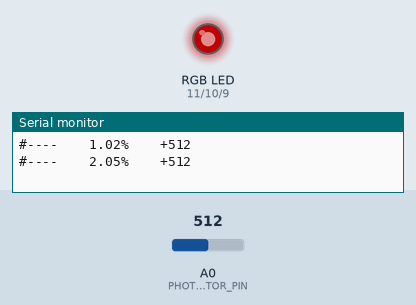
Simulated run of this sketch. Board: Arduino Uno, built with avr-gcc and run on an emulated ATmega328P. Shown: an RGB LED mixed from three pins (HIGH = lit), the last lines printed to the serial monitor. Inputs (shaded band) come from the test bench; at power-on: A0 (PHOTORESISTOR_PIN) = 512. Dim RGB values are drawn brighter than linear.

Above: at 2.97 s.
3.3 s: A0 (PHOTORESISTOR_PIN) set to 65
At 3.81 s:
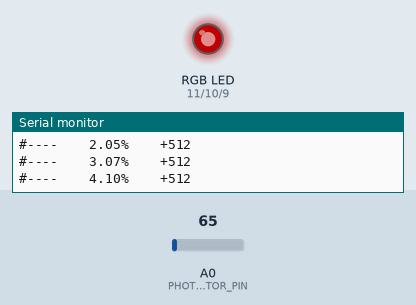
6.3 s: A0 (PHOTORESISTOR_PIN) set to 306
At 10.6 s:
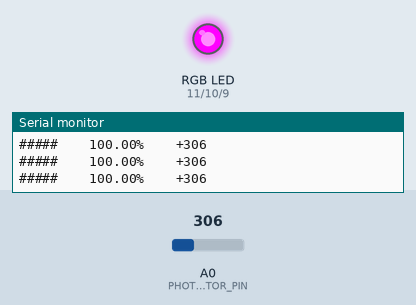
12.3 s: A0 (PHOTORESISTOR_PIN) set to 17
15.3 s: A0 (PHOTORESISTOR_PIN) set to 12
At 16.1 s:
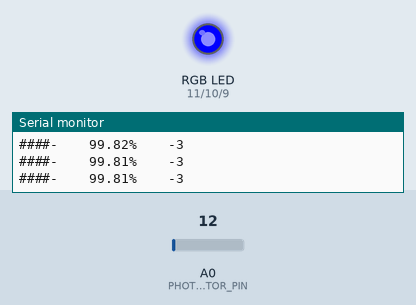
Timing chart, 0 to 18.3 s (numbered marks = the images above; inputs shaded):
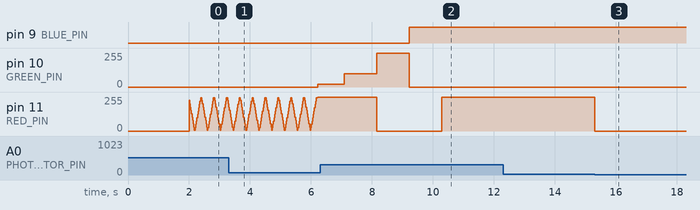

Measured:
- the behaviour switches between 15 and 14 on A0 (PHOTORESISTOR_PIN) (found by bisection; images 2 and 3)
- after the input at 3.3 s, pin 9 (BLUE_PIN): stays LOW (without the input it goes to HIGH after 2.1 s)
- after the input at 6.3 s, pin 9 (BLUE_PIN): LOW → HIGH after 2.9 s; pin 10 (GREEN_PIN): 20/255 → 100/255 after 0.79 s instead of 3.7 s; pin 11 (RED_PIN): 255/255 → 0/255 after 1.9 s, → 255/255 2.1 s later
- after the input at 15.3 s, pin 11 (RED_PIN): 255/255 → 0/255 at once

The sketch:

Battery-Color.ino
```cpp
/*
 * 30 Days - Lost in Space
 * Day 9 - A Better Way to Do Things
 *
 * Learn more at https://learn.inventr.io/adventure
 *
 * Now that we know how to measure our battery charging rate and we know how to display
 * multiple colors with the RGB LED, let's combine those two concepts to display different
 * colors as our battery charges to give a good indication of our current battery state.
 *
 * Alex Eschenauer
 * David Schmidt
 * Greg Lyzenga
 */

/*
 * Arduino concepts introduced/documented in this lesson.
 * - float:   Variable type for decimal numbers that include a decimal point
 * - else if: Control structure for making multiple if decisions together
 *
 * Parts and electronics concepts introduced in this lesson.
 */
#include "Arduino.h"

// Our photoresistor will give us a reading of the current light level on this analog pin
const byte PHOTORESISTOR_PIN = A0;

// RGB LED pins
const byte RED_PIN = 11;
const byte GREEN_PIN = 10;
const byte BLUE_PIN = 9;

const long BATTERY_CAPACITY = 50000;  // Maximum battery capacity


unsigned long makeColor(
  byte red,    // red LED intensity (0-255)
  byte green,  // green LED intensity (0-255)
  byte blue    // blue LED intensity (0-255)
) {
  unsigned long ured = (unsigned long)((unsigned long)red << 16);
  unsigned long ugreen = (unsigned long)((unsigned long)green << 8);
  unsigned long ublue = (unsigned long)blue;

  unsigned long packedColor = ublue | ugreen | ured;
  return packedColor;
}

// Colors
unsigned long NONE = makeColor( 0, 0, 0 );
unsigned long RED = makeColor( 255, 0, 0 );
unsigned long ORANGE = makeColor( 255, 20, 0 );
unsigned long YELLOW = makeColor( 255, 100, 0 );
unsigned long GREEN = makeColor( 0, 255, 0 );
unsigned long BLUE = makeColor( 0, 0, 255 );
unsigned long PURPLE = makeColor( 255, 0, 255 );

/*
 * Display a color on our RGB LED by providing an intensity for
 * our red, green and blue LEDs.
 */

void setup() {
  // Declare the RGB LED pins as outputs:
  pinMode(RED_PIN, OUTPUT);
  pinMode(GREEN_PIN, OUTPUT);
  pinMode(BLUE_PIN, OUTPUT);

  delay(2000);
  Serial.begin(9600);
}

void loop() {
  // Use static because we need this variable to maintain it's value across
  // multiple loop() runs.
  static long battery_level = 0;
  static unsigned long battery_increment = 0;

  battery_increment = analogRead(PHOTORESISTOR_PIN);
  if (battery_increment < 15) {
    battery_level -= (15 - battery_increment);
  } else {
    battery_level += battery_increment;  // Add current "charge amount" to our battery
  }

  // We can't charge the battery higher than it's capacity, set level as full if it goes over
  if (battery_level > BATTERY_CAPACITY) {
    battery_level = BATTERY_CAPACITY;
  }

  if (battery_level < 0) {
    battery_level = 0;
  }

  /*
   * IMPORTANT NOTE:
   * If you perform an operation using integer arithemetic each value is not
   * automatically converted to a floating point (decimal) number.
   *
   * In the calculation below, if we divide the integer battery value by the
   * integer battery capacity (battery_level / BATTERY_CAPACITY) then the result
   * would ALWAYS be 0, even if that 0 gets converted afterwards to a float (0.0).
   *
   * To avoid this, we use the "(float)" declaration before each of our values to
   * instruct the compiler to FIRST convert the value to floating point and then
   * perform the calculation using floating point math.
   *
   * If our current_battery_level is less than the battery capacity the initial
   * calculation gives us a number from 0.0 to 1.0.  We then multiple by 100 to
   * get a percentage value from 0.0 up to 100.0.
   */

  // Calculate Battery percentage
  float percentage = ((float)battery_level / (float)BATTERY_CAPACITY) * 100;

  if (percentage == 100.0) {
    showColor(PURPLE);
    Serial.print("#####");
  } else if (percentage >= 75.0) {
    showColor(BLUE);
    Serial.print("####-");
  } else if (percentage >= 50.0 && percentage < 75.0) {
    showColor(GREEN);
    Serial.print("###--");
  } else if (percentage >= 25.0 && percentage < 50.0) {
    showColor(YELLOW);
    Serial.print("##---");
  } else if (percentage >= 5.0 && percentage < 25.0) {
    showColor(ORANGE);
    Serial.print("#----");
  } else {
    // pulsate(RED, 20);
    prettyPulsate(RED, 0);
    Serial.print("#----");
  }

  Serial.print("    ");
  Serial.print(percentage);  // Display our floating point percentage (like 12.34) WITHOUT a newline
  Serial.print("%    ");
  if (battery_increment < 15) {
    Serial.print("-");
    Serial.println((15 - battery_increment));
  } else {
    Serial.print("+");
    Serial.println(battery_increment);
  }

  delay(20);  // Delay 1/10 of a second
}


// Functions

void displayColorXX(
  unsigned long color
) {
  byte red = (byte)((color & 0xFF0000) >> 16);
  byte green = (byte)((color & 0xFF00) >> 8);
  byte blue = (byte)(color & 0xFF);

  displayColor(red, green, blue);
}

void displayColor(
  byte red_intensity,    // red LED intensity (0-255)
  byte green_intensity,  // green LED intensity (0-255)
  byte blue_intensity    // blue LED intensity (0-255)
) {
  analogWrite(RED_PIN, red_intensity);      // write red LED intensity using PWM
  analogWrite(GREEN_PIN, green_intensity);  // write green LED intensity using PWM
  analogWrite(BLUE_PIN, blue_intensity);    // write blue LED intensity using PWM
}

void showColor(
  unsigned long color
) {
  displayColorXX(color);
}

// Display color functions
void displayColorWithDelay(
  byte red_intensity,    // red LED intensity (0-255)
  byte green_intensity,  // green LED intensity (0-255)
  byte blue_intensity,    // blue LED intensity (0-255)
  unsigned int color_delay
) {
  displayColorXX(makeColor(red_intensity, green_intensity, blue_intensity));
  delay(color_delay);
}

// Transition
void transition(
  byte startColor[],
  byte endColor[],
  byte numSteps
) {
  byte d1 = (startColor[0] - endColor[0]) / numSteps;
  byte d2 = (startColor[1] - endColor[1]) / numSteps;
  byte d3 = (startColor[2] - endColor[2]) / numSteps;

  // Current colors
  byte currentRed = startColor[0];
  byte currentGreen = startColor[1];
  byte currentBlue = startColor[2];

  for (int i = 0; i < numSteps; i++) {
    currentRed = currentRed - d1;
    currentGreen = currentGreen - d2;
    currentBlue = currentBlue - d3;
    displayColorWithDelay(currentRed, currentGreen, currentBlue, 20);
  }
}

void prettyPulsate(
  unsigned long color,
  byte gap
) {
  byte colorValues[] = {
    (byte)((color & 0xFF0000) >> 16),
    (byte)((color & 0xFF00) >> 8),
    (byte)(color & 0xFF)
  };

  byte none[] = { 0, 0, 0 };

  transition(colorValues, none, 10);
  delay(gap);
  transition(none, colorValues, 10);
}

void pulsate(
  byte color[],
  byte gap
) {
  showColor(NONE);
  delay(gap);
  showColor(color);
}
```
